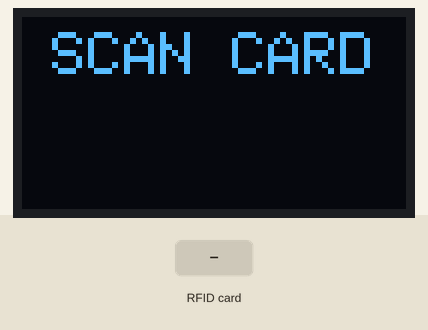
A sketch run on a simulated Arduino Uno, built with avr-gcc and run on an emulated ATmega328P. Shown: 128×64 one-colour display. Inputs (shaded band) come from the test bench. What the sketch prints to the serial monitor is not drawn.

Above: at 1.3 s.
1.4 s: RFID card 5E 7A 19 C4 held to the reader
At 2.8 s:
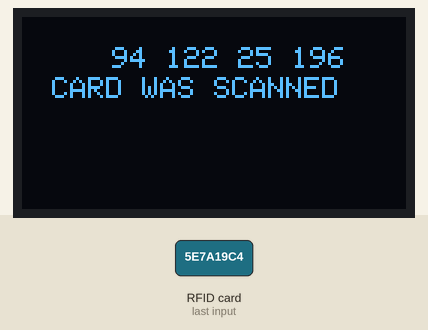
Timing chart, 0 to 4.4 s (numbered marks = the images above; inputs shaded):
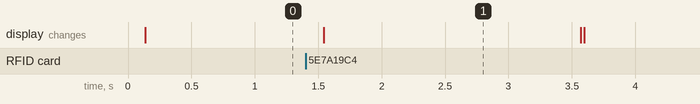

Measured:
- after the input at 1.4 s, the display: changes after 0.14 s (image 1)
- what the display in image 1 shows lasts 2.1 s, from 1.5 s to 3.6 s

The sketch:

RFIDwithOLED.ino
```cpp
/*
This program is used along with the Unreal Engine app available at  https://ssz.ca/projectzero  to create a dedit card system
https://youtu.be/Lk6A2RmHrVc
*/
/*
CONNECTIONS
-----------
SSD1306 OLED:
SDA -> A4
SCL -> A5

RC522 RFID module:
SDA  -> D10 (SS)
SCK  -> D13
MOSI -> D11
MISO -> D12
IRQ  -> NC
GND  -> GND
RST  -> D9
3V3  -> 3V3 (5V seems to work fine, too)

RC522 library:
https://github.com/mdxs/MFRC522
*/

#include <MFRC522.h>
#include <Adafruit_GFX.h>
#include <Adafruit_SSD1306.h>
#include <SPI.h>


Adafruit_SSD1306 display(4);

MFRC522 rfid(10, 9);
MFRC522::MIFARE_Key key;

String UUIDString;

void setup()
{
  Serial.begin(9600);
  SPI.begin();
  rfid.PCD_Init();
  display.begin(SSD1306_SWITCHCAPVCC, 0x3C);
  SetHomeScreen();
}

void loop()
{
  if(  rfid.PICC_IsNewCardPresent())
  {
      ReadRFID();
  }
  delay(100);
}

void ReadRFID()
{
  rfid.PICC_ReadCardSerial();
  MFRC522::PICC_Type piccType = rfid.PICC_GetType(rfid.uid.sak);
  PrintDec(rfid.uid.uidByte, rfid.uid.size);
  UUIDString = String(rfid.uid.uidByte[0])+" "+String(rfid.uid.uidByte[1])+" "+String(rfid.uid.uidByte[2])+ " "+String(rfid.uid.uidByte[3]);
  PrintUID();
  rfid.PICC_HaltA();
  rfid.PCD_StopCrypto1();
}

void PrintDec(byte *buffer, byte bufferSize)
{
  for (byte i = 0; i < bufferSize; i++)
  {
    Serial.print(buffer[i] < 0x10 ? " 0" : " ");
    Serial.print(buffer[i], DEC);
  }
}

void PrintUID()
{
  display.clearDisplay();
  display.setTextColor(WHITE);
  display.setTextSize(1);
  display.setCursor(30,10);
  display.print(UUIDString);
  display.setCursor(10,20);
  display.print("CARD WAS SCANNED");
  display.display();
  delay(2000);
  SetHomeScreen();
}

void SetHomeScreen()
{
  display.clearDisplay();
  display.display();
  display.setTextColor(WHITE);
  display.setTextSize(2);
  display.setCursor(10,5);
  display.print("SCAN CARD");
  display.display();
}
```
